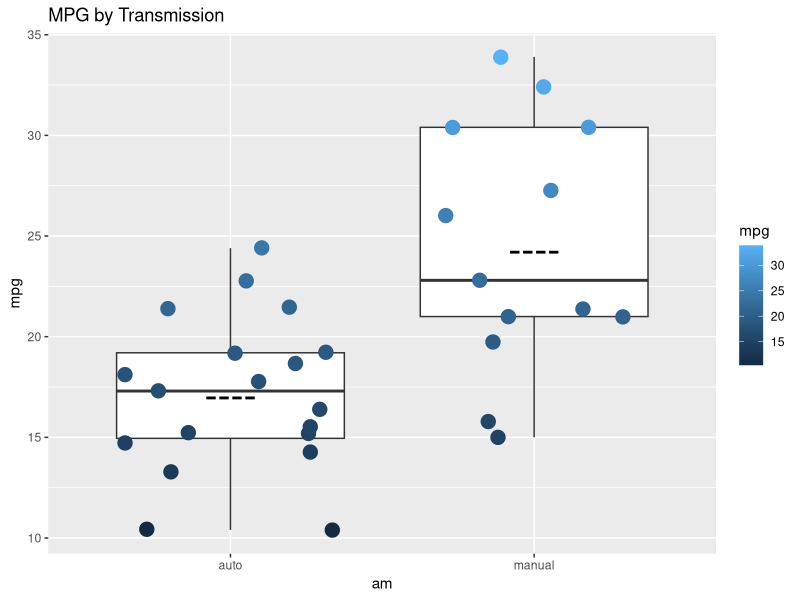
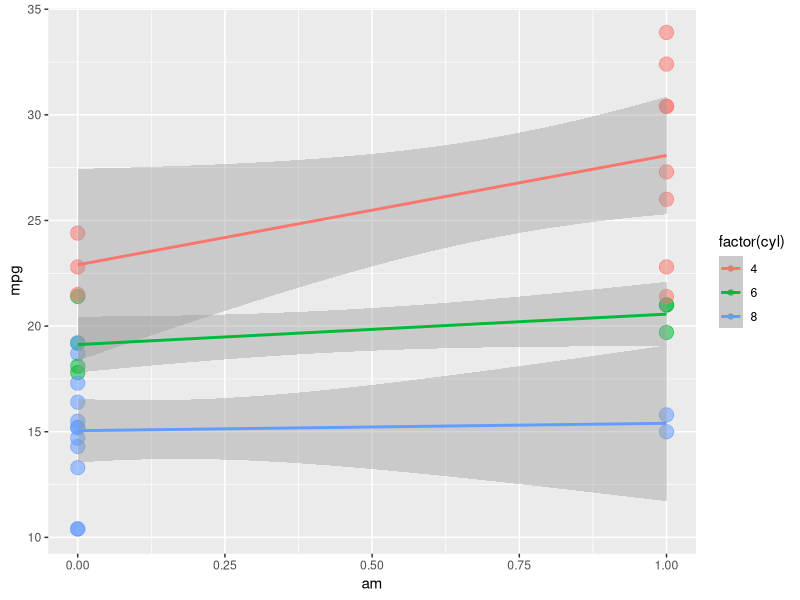
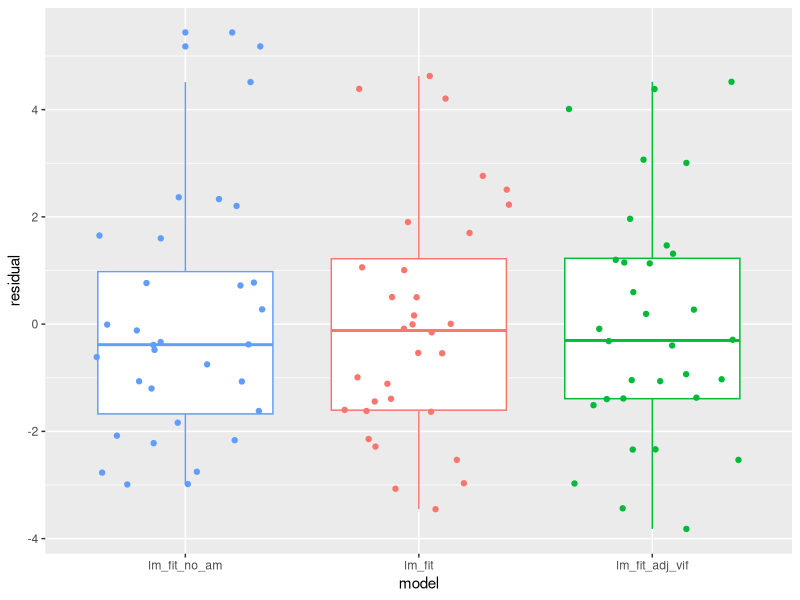
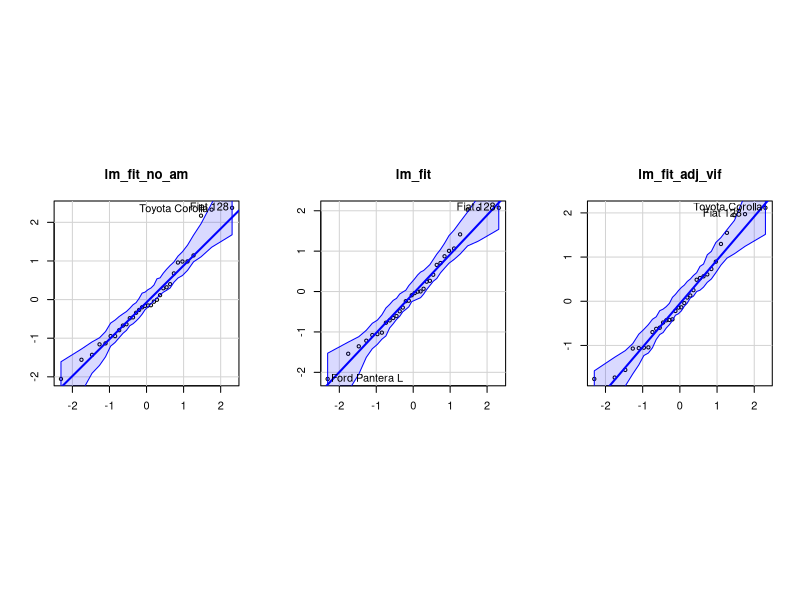

The R script that drew these images, in order:
## ---- chunk 1
lm_fit_no_am <- lm(mpg ~ . - am, data = mtcars)
## ---- chunk 2
lm_fit <- lm(mpg ~ ., data = mtcars)
## ---- chunk 3
library(car)
vif(lm_fit)
## ---- chunk 4
lm_fit_adj_vif <- lm(mpg ~ . - disp - cyl, data = mtcars)
## ---- chunk 5
library(ggplot2)
ggplot(data = mtcars, aes(x = factor(am, levels = c(0, 1), labels = c("auto", "manual")), y = mpg)) + 
  geom_boxplot() + 
  geom_jitter(aes(color = mpg, size = 3)) + 
  stat_summary(fun.y = "mean", geom = "text", label="----", size= 10, color= "black") +
  guides(size = F) + # Turn off legend for size
  xlab("am") +
  ggtitle("MPG by Transmission")
## ---- chunk 6
library(ggplot2)
ggplot(data = mtcars, aes(x = am, y = mpg, color = factor(cyl))) +
  geom_point(aes(alpha = 0.5, size = 3)) +
  stat_smooth(method = glm) +
  guides(alpha = F, size = F)
## ---- chunk 7
library(ggplot2)
lm_resid_df <- data.frame(x = 1:dim(mtcars)[1], lm_fit_no_am = resid(lm_fit_no_am), lm_fit = resid(lm_fit), lm_fit_adj_vif = resid(lm_fit_adj_vif))
ggplot(data = lm_resid_df) +
  geom_boxplot(aes(x = "lm_fit_no_am", y = lm_fit_no_am, color = "lm_fit_no_am")) +
  geom_boxplot(aes(x = "lm_fit", y = lm_fit, color = "lm_fit")) +
  geom_boxplot(aes(x = "lm_fit_adj_vif", y = lm_fit_adj_vif, color = "lm_fit_adj_vif")) +
  geom_jitter(aes(x = "lm_fit_no_am", y = lm_fit_no_am, color = "lm_fit_no_am")) +
  geom_jitter(aes(x = "lm_fit", y = lm_fit, color = "lm_fit")) +
  geom_jitter(aes(x = "lm_fit_adj_vif", y = lm_fit_adj_vif, color = "lm_fit_adj_vif")) +
  scale_x_discrete(limits = c("lm_fit_no_am", "lm_fit", "lm_fit_adj_vif")) +
  xlab("model") +
  ylab("residual") +
  theme(legend.position="none")
## ---- chunk 8
library(car)
par( mfrow = c( 1, 3 ), pty = "s")
qqPlot(lm_fit_no_am, main = "lm_fit_no_am", xlab = "", ylab = "")
qqPlot(lm_fit, main = "lm_fit", xlab = "", ylab = "")
qqPlot(lm_fit_adj_vif, main = "lm_fit_adj_vif", xlab = "", ylab = "")
